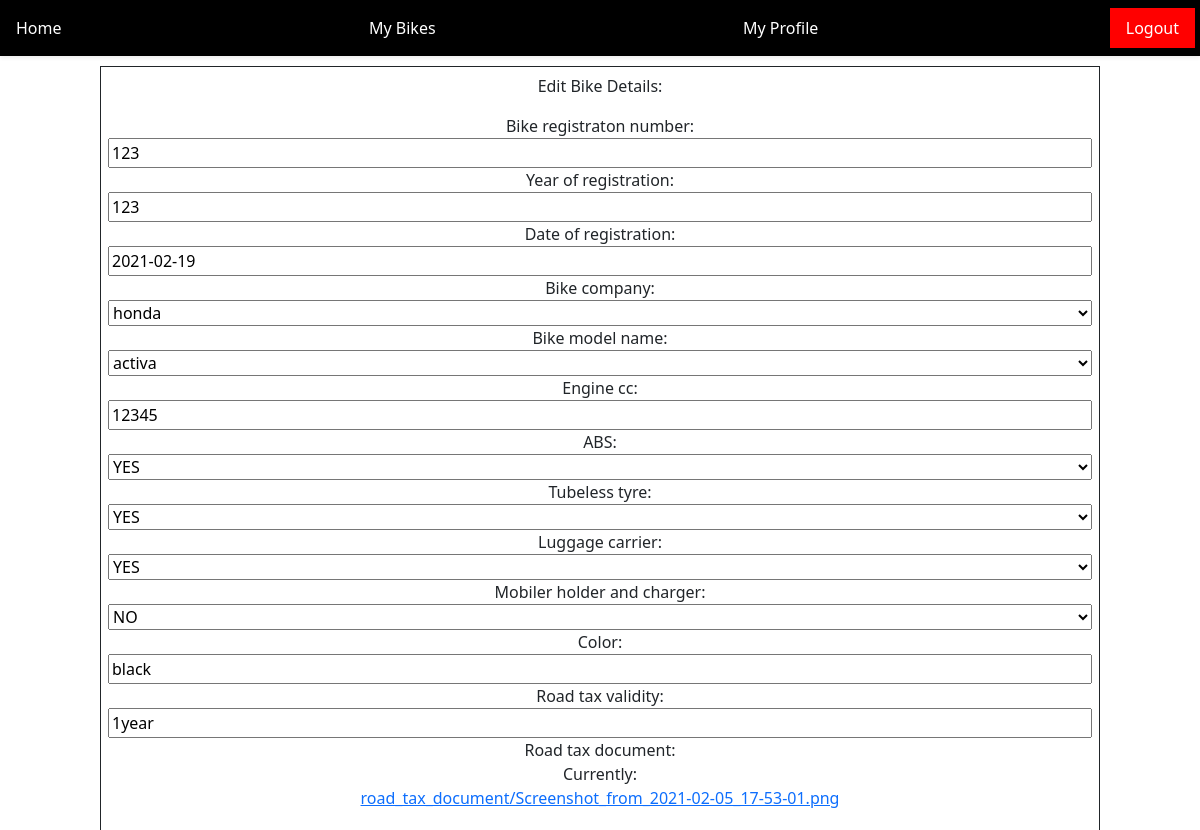
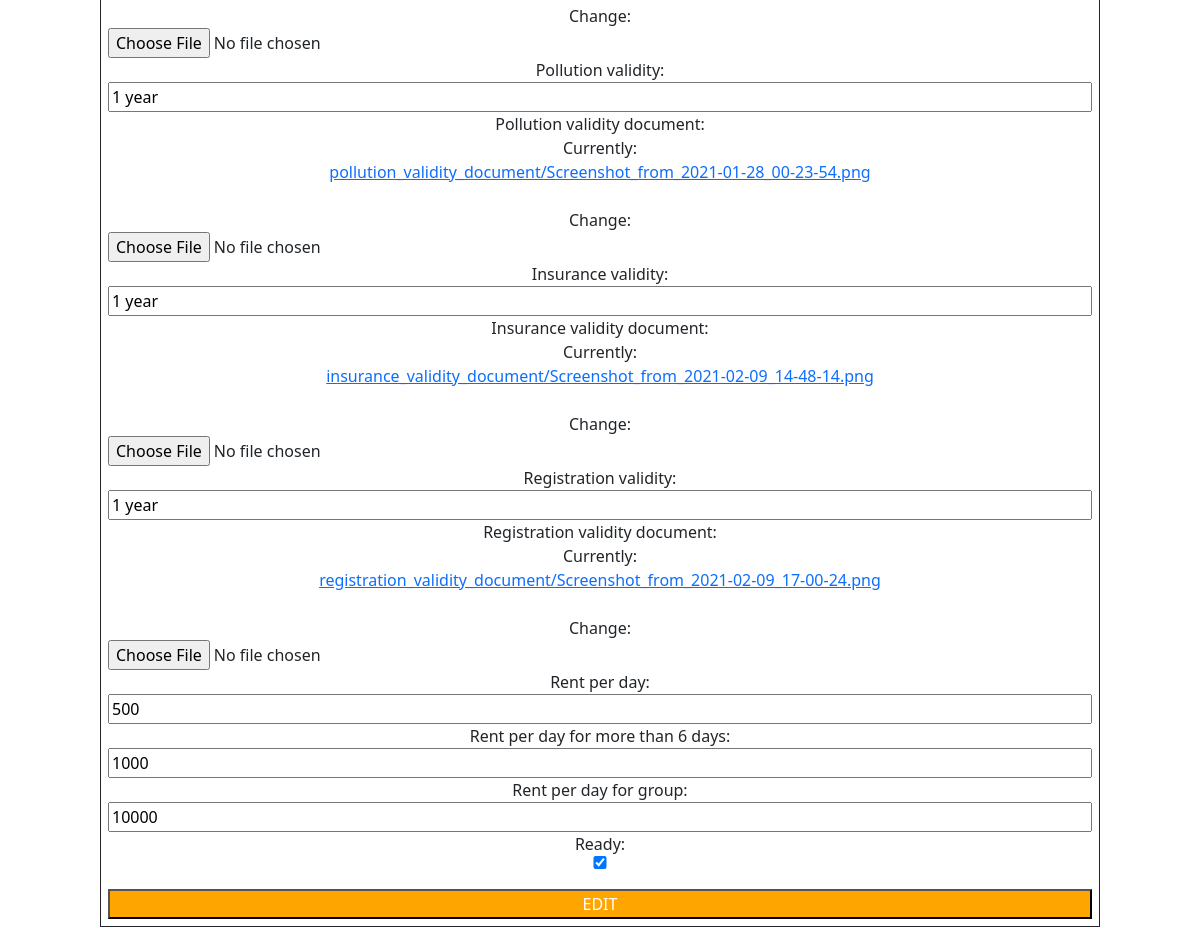
Page /vendor/bike-edit/1/ (signed in) on the committed database (2 pictures, top to bottom).
### vendor/models.py (models this page shows, shortened)
class BikeDetails(models.Model):
	question_choices =(('yes','YES'),('no','NO'))
	vendor 							=		models.ForeignKey(VendorProfile,on_delete=models.CASCADE)
	bike_registraton_number 		=		models.CharField(max_length=120)
	year_of_registration 			=		models.CharField(max_length=120)
	date_of_registration 			=		models.DateField()
	bike_company 					=		models.ForeignKey(BikeCompany,on_delete=models.CASCADE)
	bike_model_name 				=		models.ForeignKey(BikeModel,on_delete=models.CASCADE)
	engine_cc 						=		models.CharField(max_length=120)
	ABS 							=		models.CharField(max_length=120,choices=question_choices)
	tubeless_tyre 					=		models.CharField(max_length=120,choices=question_choices)
	luggage_carrier 				=		models.CharField(max_length=120,choices=question_choices)
	mobiler_holder_and_charger  	=		models.CharField(max_length=120,choices=question_choices)
	color 							=		models.CharField(max_length=120)
	road_tax_validity 				=		models.CharField(max_length=120)
	road_tax_document 				=		models.FileField(upload_to='road_tax_document/')
	pollution_validity 				=		models.CharField(max_length=120)
	pollution_validity_document 	=		models.FileField(upload_to='pollution_validity_document/')
	insurance_validity              =		models.CharField(max_length=120)
	insurance_validity_document 	=		models.FileField(upload_to='insurance_validity_document/')
	registration_validity    		=		models.CharField(max_length=120)
	registration_validity_document 	=		models.FileField(upload_to='registration_validity_document/')
	rent_per_day 					=		models.IntegerField()
	rent_per_day_for_more_than_6_days =		models.IntegerField()
	rent_per_day_for_group 			=		models.IntegerField()
	approved 						=		models.BooleanField(default=False)
	ready 							=		models.BooleanField(default=False)
	already_booked 					=		models.BooleanField(default=False)

### vendor/views.py (the view)
# urls.py: path('bike-edit/<id>/',bike_edit,name='bike-edit')
@login_required(login_url="login")
def bike_edit(request,id=None):
	vendor 	=	request.user.vendorprofile.id
	bike 	=	BikeDetails.objects.get(id=id)
	form 	=	BikeForm(instance=bike)
	if request.method=="POST":
		form 	=	BikeForm(request.POST,request.FILES,instance=bike)
		if form.is_valid():
			form.save()
	return render(request,'bike-edit.html',{'form':form})

### vendor/forms.py
class BikeForm(forms.ModelForm):
	class Meta:
		model 		=	BikeDetails
		fields 		=	"__all__"
		exclude 	=	['vendor','approved','already_booked',]

### superadmin/models.py (called while the page is built)
	def __str__(self):
		return self.name

	def __str__(self):
		return self.name

### vendor/templates/bike-edit.html (shortened to what this page needs)
{% include 'index2.html' %}
{% block content %}
<center>
		<form class="form" action="." method="POST" style="display:flex;flex-direction: column;margin: 10px 0;padding: 7px;width: 1000px;border: solid 1px;margin-bottom: 20px" enctype="multipart/form-data">
			<p>Edit Bike Details:</p>
			{{form}}
			<button type="submit" style="background-color: orange;color: #fff;margin-top:20px">EDIT</button>
		</form>
</center>
{% endblock %}

### rows in the picture
BikeDetails: bike_registraton_number "123", year_of_registration "123", date_of_registration "2021-02-19", bike_company "honda", bike_model_name "activa", engine_cc "12345", ABS "YES", tubeless_tyre "YES", luggage_carrier "YES", mobiler_holder_and_charger "NO", color "black", road_tax_validity "1year", pollution_validity "1 year", insurance_validity "1 year", registration_validity "1 year", rent_per_day "500", rent_per_day_for_more_than_6_days "1000", rent_per_day_for_group "10000", ready "☑"
